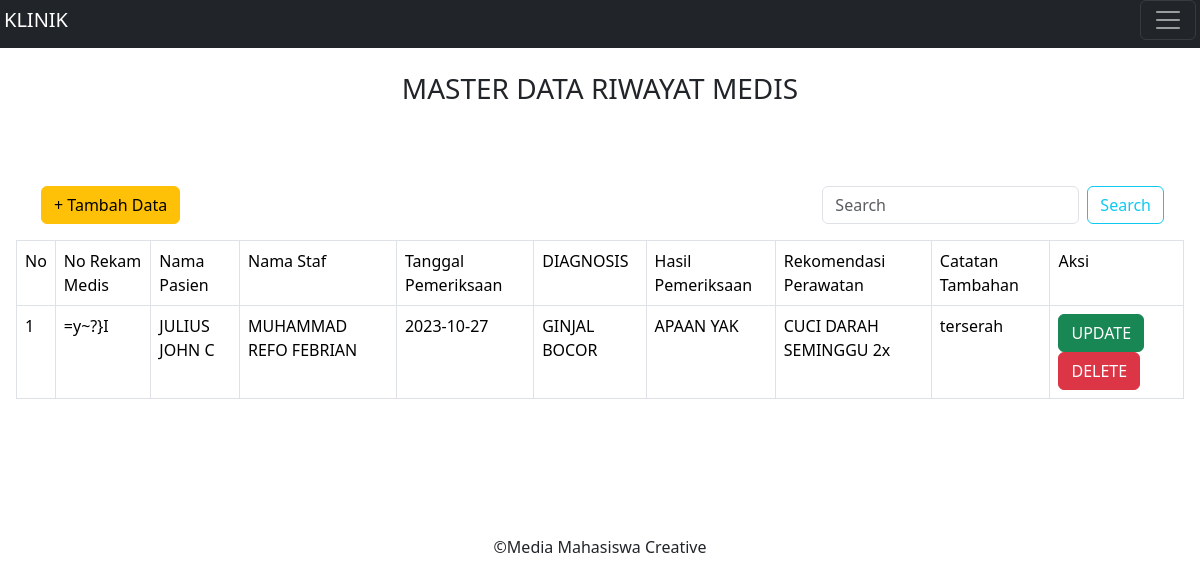
The page /Home/rekammedis.php (signed in) on the database its author committed.
### tables this page shows
CREATE TABLE `riwayat_medis` (
  `id_riwayatmedis` int(50) NOT NULL,
  `ID_Pasien` int(11) NOT NULL,
  `ID_Staf` int(11) NOT NULL,
  `Tanggal_Pemeriksaan` varchar(255) NOT NULL,
  `Diagnosis` text NOT NULL,
  `Hasil_Pemeriksaan` text NOT NULL,
  `Perawatan_Yang_Direkomendasikan` text NOT NULL,
  `Catatan_Tambahan` text NOT NULL
);

CREATE TABLE `pasien` (
  `ID_Pasien` int(11) NOT NULL,
  `no_rekammedis` varchar(255) NOT NULL,
  `nm_pasien` varchar(255) NOT NULL,
  `tl_pasien` varchar(255) NOT NULL,
  `Alamat_pasien` varchar(255) NOT NULL,
  `telp_pasien` varchar(255) NOT NULL,
  `no_asuransi` varchar(255) NOT NULL,
  `Informasi_Asuransi` varchar(255) NOT NULL
);

CREATE TABLE `staf_klinik` (
  `ID_Staf` int(11) NOT NULL,
  `nm_staf` varchar(255) DEFAULT NULL,
  `tl_staf` varchar(255) DEFAULT NULL,
  `Jabatan` varchar(255) DEFAULT NULL,
  `telp_staf` varchar(255) DEFAULT NULL
);

### HillCipher/dekripsi.php (called while the page is built, shortened)
<?php
$kunci = [
  [21, 31, 23],
  [1, 4, 5],
  [3, 7, 78],
];
function textToAsciii($plaintext)
{
  $result = [];
  for ($i = 0; $i < strlen($plaintext); $i++) {
    $charCode = ord($plaintext[$i]);
    $result[] = $charCode;
  }
  return $result;
}
function matrixTo1DArrayy($matrix)
{
  $result = [];
  for ($i = 0; $i < count($matrix); $i++) {
    for ($j = 0; $j < count($matrix[$i]); $j++) {
      $result[] = $matrix[$i][$j];
    }
  }
  return $result;
}
function asciiToTextt($asciiArray)
{
  $result = "";
  for ($i = 0; $i < count($asciiArray); $i++) {
    $char = chr($asciiArray[$i]);
    $result .= $char;
  }
  return $result;
}
function bagiBlokk($arr, $baris, $kolom)
{
  $matrix = [];
  $index = 0;
  for ($i = 0; $i < $baris; $i++) {
    $barisBaru = [];
    for ($j = 0; $j < $kolom; $j++) {
      if ($index < count($arr)) {
        $barisBaru[] = $arr[$index];
        $index++;
      } else {
        $barisBaru[] = null;
      }
    }
    $matrix[] = $barisBaru;
  }
  return $matrix;
}
function determinannnn($key)
{
  return (
    $key[0][0] * $key[1][1] * $key[2][2] +
    $key[0][1] * $key[1][2] * $key[2][0] +
    $key[0][2] * $key[1][0] * $key[2][1] -
    ($key[2][0] * $key[1][1] * $key[0][2] +
      $key[2][1] * $key[1][2] * $key[0][0] +
      $key[2][2] * $key[1][0] * $key[0][1])
  );
}
function kofaktort($key)
{
  $hasilKofaktor = [];
  for ($i = 0; $i < 3; $i++) {
    $hasilKofaktor[$i] = [];
  }
  $a = $key[1][1] * $key[2][2] - $key[2][1] * $key[1][2];
  $b = - ($key[1][0] * $key[2][2] - $key[2][0] * $key[1][2]);
  $c = $key[1][0] * $key[2][1] - $key[2][0] * $key[1][1];
  $d = - ($key[0][1] * $key[2][2] - $key[2][1] * $key[0][2]);
  $e = $key[0][0] * $key[2][2] - $key[2][0] * $key[0][2];
  $f = - ($key[0][0] * $key[2][1] - $key[2][0] * $key[0][1]);
  $g = $key[0][1] * $key[1][2] - $key[1][1] * $key[0][2];
  $h = - ($key[0][0] * $key[1][2] - $key[1][0] * $key[0][2]);
  $i = $key[0][0] * $key[1][1] - $key[1][0] * $key[0][1];
  $hasilKofaktor[0][0] = $a;
  $hasilKofaktor[0][1] = $b;
  $hasilKofaktor[0][2] = $c;
  $hasilKofaktor[1][0] = $d;
  $hasilKofaktor[1][1] = $e;
  $hasilKofaktor[1][2] = $f;
  $hasilKofaktor[2][0] = $g;
  $hasilKofaktor[2][1] = $h;
  $hasilKofaktor[2][2] = $i;
  return $hasilKofaktor;
}
function adjoinn($kofaktor)
{
  $hasilAdj = [];
  for ($i = 0; $i < 3; $i++) {
    $hasilAdj[$i] = [];
    for ($j = 0; $j < 3; $j++) {
      $hasilAdj[$i][$j] = $kofaktor[$j][$i];
    }
  }
  return $hasilAdj;
}
function gcdExtended($a, $b)
{
  if ($a === 0) {
    return [$b, 0, 1];
  }
  list($gcd, $x1, $y1) = gcdExtended($b % $a, $a);
  $x = $y1 - floor($b / $a) * $x1;
  $y = $x1;
  return [$gcd, $x, $y];
}
function findModuloResult($a, $m)
{
  list($gcd, $x, $y) = gcdExtended($a, $m);
  if ($gcd !== 1) {
    return -1;
  } else {
    return $x;
  }
}
function kaliDekrip($ciper, $invers)
{
  $hasil = [];
  for ($i = 0; $i < count($ciper); $i++) {
    $hasil[$i] = [];
    for ($j = 0; $j < count($invers); $j++) {
      $sum = 0;
      for ($k = 0; $k < count($invers); $k++) {
        $sum += $ciper[$i][$k] * $invers[$j][$k];
      }
      $hasil[$i][$j] = $sum;
    }
  }
  return $hasil;
}
function modDekrip($dekripSementara)
{
  $hasil = [];
  for ($i = 0; $i < count($dekripSementara); $i++) {
    $hasil[$i] = [];
    for ($j = 0; $j < 3; $j++) {
      if ($dekripSementara[$i][$j] < 0) {
        $value = $dekripSementara[$i][$j];
        $modulus = 128;
        $hasil[$i][$j] = (($value % $modulus) + $modulus) % $modulus;
      } else {
        $hasil[$i][$j] = $dekripSementara[$i][$j] % 128;
      }
    }
  }
  return $hasil;
}
function modAdj($determinanMod, $adjoin)
{
  $hasil = [];
  for ($i = 0; $i < count($adjoin); $i++) {
    $hasil[$i] = [];
    for ($j = 0; $j < count($adjoin); $j++) {
      $hasil[$i][$j] = ($adjoin[$i][$j] * $determinanMod) % 128;
    }
  }
  return $hasil;
}
function DekripsiHillCipher($cipertext, $kunci)
{
  $AngkaText = textToAsciii($cipertext);
  $hslDeterminan = determinannnn($kunci);
  $modDeterminan = $hslDeterminan % 128;
  $konv = kofaktort($kunci);
  $adj = adjoinn($konv);
  $modDet = findModuloResult($modDeterminan, 128);
  $hslInvers = modAdj($modDet, $adj);
  $blokMatrik = bagiBlokk($AngkaText, count($AngkaText) / 3, 3);
  $dekripSementara = kaliDekrip($blokMatrik, $hslInvers);
  $arraySatuDimensi = matrixTo1DArrayy(modDekrip($dekripSementara));
  $plaintextDariAscii = asciiToTextt($arraySatuDimensi);
  return $plaintextDariAscii;
}

### Home/rekammedis.php (the view, shortened to what this page needs)
<?php
include '../layout/header.php';
require '../HillCipher/enkripsi.php';
?>
<html>
<head>
</head>
<body>
    <?php
    $kdb = koneksidatabase();
    $a = @$_GET["a"];
    switch ($a) {
        default:
            curd_read($kunci);
            break;
    }
    function curd_read($kunci)
    {
        global $kdb;
        if (isset($_POST["cari2"])) {
            $cari = enkripsiHillCipher($_POST["cari"], $kunci);
            $query = "SELECT * from riwayat_medis where nm_pasien LIKE ?
                      or nm_staf LIKE ?
                      or Tanggal_Pemeriksaan LIKE ?";
            $stmt = mysqli_prepare($kdb, $query);
            if ($stmt) {
                $param = "%" . $cari . "%";
                mysqli_stmt_bind_param($stmt, "ssss", $param, $param, $param, $param);
                mysqli_stmt_execute($stmt);
                $hasil = mysqli_stmt_get_result($stmt);
            } else {
                die(mysqli_error($kdb));
            }
        } else {
            $hasil = sql_select();
        }
    ?>
        <center>
            <H3> MASTER DATA RIWAYAT MEDIS </H3>
            <br><br><br>
            <ul class="bagan">
                <li class="area_tmbhdta"><a href="rekammedis.php?a=tambah" class="btn btn-warning" style="margin-left: 5px;">+ Tambah Data </a></li>
                <li class="area_cari">
                    <form class="d-flex " role="search" action="" method="post">
                        <input class="form-control me-2" type="text" name="cari" placeholder="Search" aria-label="Search">
                        <button class="btn btn-outline-info" type="submit" name="cari2" value="cari">Search</button>
                    </form>
                </li>
            </ul>
        </center>
        <center>
            <form action="" method="post">
                <table class="table table-bordered">
                    <tr>
                        <td>No</td>
                        <td>No Rekam Medis</td>
                        <td>Nama Pasien</td>
                        <td>Nama Staf</td>
                        <td>Tanggal Pemeriksaan</td>
                        <td>DIAGNOSIS</td>
                        <td>Hasil Pemeriksaan</td>
                        <td>Rekomendasi Perawatan</td>
                        <td>Catatan Tambahan</td>
                        <td>Aksi</td>
                    </tr>
                    <?php
                    require_once '../HillCipher/dekripsi.php';
                    while ($baris = mysqli_fetch_array($hasil)) {
                        $dekripnorekam = $baris['no_rekammedis'];;
                        $dekripnmpasien = DekripsiHillCipher($baris['nm_pasien'], $kunci);
                        $dekripnmstaf = DekripsiHillCipher($baris['nm_staf'], $kunci);
                        $dekriptanggalperiksa = DekripsiHillCipher($baris['Tanggal_Pemeriksaan'], $kunci);
                        $dekripdiagnosa = DekripsiHillCipher($baris['Diagnosis'], $kunci);
                        $dekriphasilperiksa = DekripsiHillCipher($baris['Hasil_Pemeriksaan'], $kunci);
                        $dekripanjuranperawatan = DekripsiHillCipher($baris['Perawatan_Yang_Direkomendasikan'], $kunci);
                        $dekripcatatan = DekripsiHillCipher($baris['Catatan_Tambahan'], $kunci);
                    ?>
                        <tr>
                            <td><?php echo $i; ?></td>
                            <td><?php echo $dekripnorekam; ?></td>
                            <td><?php echo $dekripnmpasien; ?></td>
                            <td><?php echo $dekripnmstaf; ?></td>
                            <td><?php echo $dekriptanggalperiksa; ?></td>
                            <td><?php echo $dekripdiagnosa; ?></td>
                            <td><?php echo $dekriphasilperiksa; ?></td>
                            <td><?php echo $dekripanjuranperawatan; ?></td>
                            <td><?php echo $dekripcatatan; ?></td>
                            <td>
                                <a href="rekammedis.php?a=edit&id=<?php echo $baris['id_riwayatmedis']; ?>" class="btn btn-success ">UPDATE</a>
                                <a href="rekammedis.php?a=hapus&id=<?php echo $baris['id_riwayatmedis']; ?>" class="btn btn-danger ">DELETE</a>
                            </td>
                        </tr>
                    <?php
                        $i++;
                    }
                    ?>
                </table>
        </center>
    <?php
    }
    ?>
    <?php
    function koneksidatabase()
    {
        include('../koneksi/koneksi.php');
        return $kdb;
    }
    function sql_select()
    {
        global $kdb;
        $sql = " select * from riwayat_medis join pasien on riwayat_medis.ID_Pasien=pasien.ID_Pasien join staf_klinik on riwayat_medis.ID_Staf=staf_klinik.ID_Staf";
        $hasil = mysqli_query($kdb, $sql) or die(mysql_error());
        return $hasil;
    }
    ?>
    <?php
    include '../layout/F1.php';
    ?>

### rows shown on the page
riwayat_medis: ID_Pasien.no_rekammedis "=y~?}I", ID_Pasien.nm_pasien "JULIUS JOHN C", ID_Staf.nm_staf "MUHAMMAD REFO FEBRIAN", Tanggal_Pemeriksaan "2023-10-27", Diagnosis "GINJAL BOCOR", Hasil_Pemeriksaan "APAAN YAK", Perawatan_Yang_Direkomendasikan "CUCI DARAH SEMINGGU 2x", Catatan_Tambahan "terserah"
